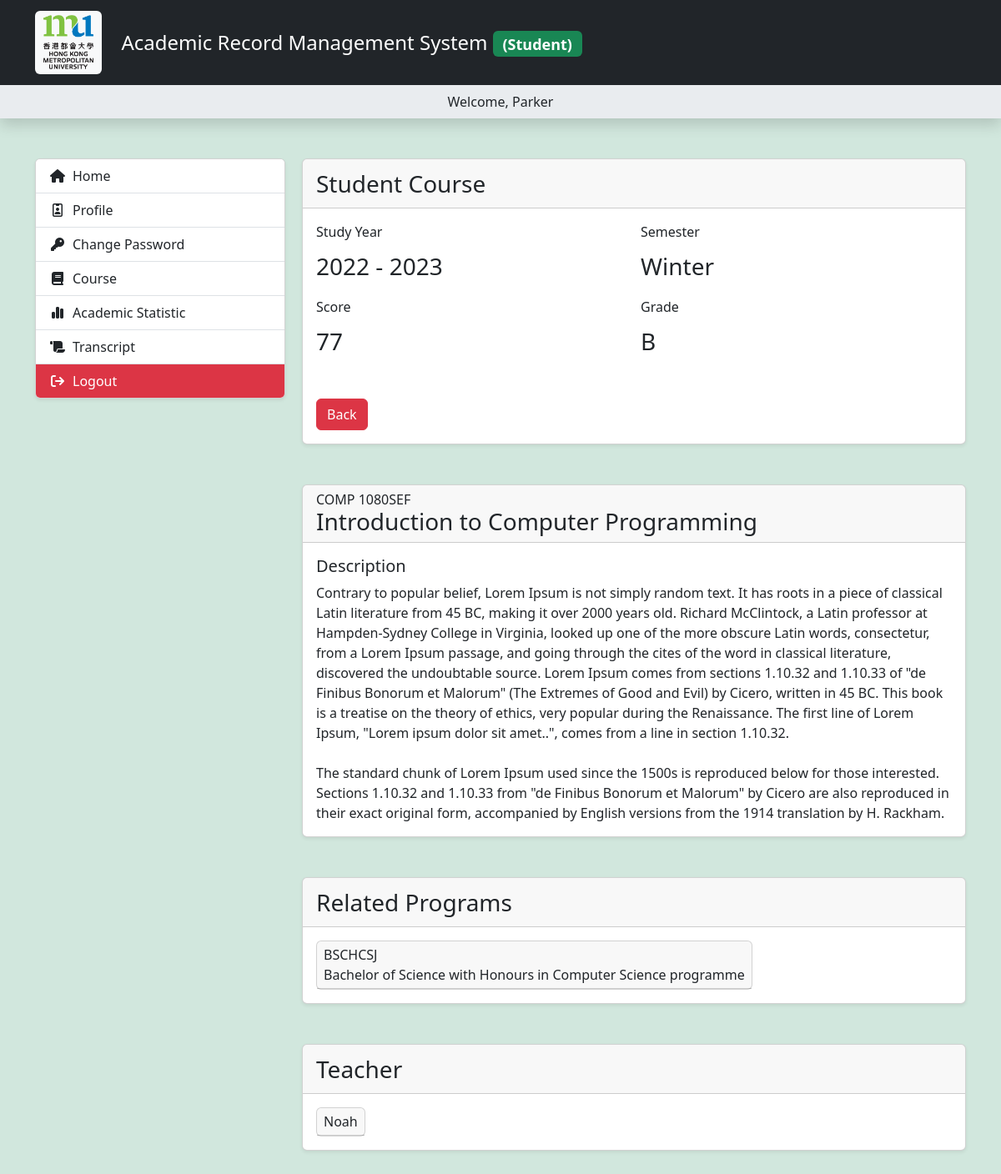
/webpage/web/student/course_detail.php?id=1 (signed in), run on the app's committed database.
### tables this page shows
CREATE TABLE `student_user` (
  `id` int NOT NULL,
  `student_id` varchar(255) NOT NULL,
  `name` varchar(255) NOT NULL,
  `password` varchar(255) NOT NULL,
  `dob` date DEFAULT NULL,
  `gender` varchar(255) DEFAULT NULL,
  `phone` varchar(255) DEFAULT NULL,
  `email` varchar(255) DEFAULT NULL,
  `is_active` tinyint(1) NOT NULL,
  `is_delete` tinyint(1) NOT NULL
);

CREATE TABLE `course_score` (
  `course_id` int NOT NULL,
  `student_id` int NOT NULL,
  `study_year` year NOT NULL,
  `semester` varchar(255) NOT NULL,
  `score` float DEFAULT NULL,
  `grade` char(20) DEFAULT NULL
);

CREATE TABLE `course` (
  `id` int NOT NULL,
  `code` varchar(255) NOT NULL,
  `name` varchar(255) NOT NULL,
  `description` mediumtext,
  `is_active` tinyint(1) NOT NULL,
  `is_delete` tinyint(1) NOT NULL
);

CREATE TABLE `program` (
  `id` int NOT NULL,
  `code` varchar(255) NOT NULL,
  `name` varchar(255) NOT NULL,
  `description` mediumtext,
  `is_active` tinyint(1) NOT NULL,
  `is_delete` tinyint(1) NOT NULL
);

CREATE TABLE `teacher_user` (
  `id` int NOT NULL,
  `login_id` varchar(255) NOT NULL,
  `name` varchar(255) NOT NULL,
  `password` varchar(255) NOT NULL,
  `role` varchar(20) NOT NULL,
  `dob` date DEFAULT NULL,
  `gender` varchar(255) DEFAULT NULL,
  `phone` varchar(255) DEFAULT NULL,
  `email` varchar(255) DEFAULT NULL,
  `is_active` tinyint(1) NOT NULL,
  `is_delete` tinyint(1) NOT NULL
);

### webpage/class/LoginSession.php (called while the page is built, shortened)
<?php
abstract class LoginSession {
    function getSessionGroupName(): String {
        return 'score_website';
    }
    function getSessionUserInfo(){
        if(isset($_SESSION[$this->getSessionGroupName()][$this->getSessionTypeName()]['user_id'])){
            $conn = connectDB();
            $sth = $this->getInfoPrepare($conn);
            $result = $sth->fetchAll(PDO::FETCH_ASSOC);
            return $result[0];
        }
    }
}

### webpage/class/LoginSessionStudent.php (called while the page is built, shortened)
<?php
include_once 'LoginSession.php';
class LoginSessionStudent extends LoginSession {
    function getSessionTypeName(): String {
        return 'student_session';
    }
    function getInfoPrepare($conn) {
        $sql = "SELECT * FROM student_user WHERE is_delete = 0 AND id = :user_id";
        $query = array(
            ':user_id' => $_SESSION[$this->getSessionGroupName()][$this->getSessionTypeName()]['user_id'],
        );
        $sth = $conn->prepare($sql);
        $sth->execute($query);
        return $sth;
    }
}

### webpage/include/sessionFunc.php (called while the page is built, shortened)
<?php
    function getSessionUserInfo(){
        global $loginSession;
        return $loginSession->getSessionUserInfo();
    }

### webpage/web/student/template/preload.php (called while the page is built, shortened)
<?php
    include_once PATH_CLASS . 'GenUserInfo.php';
    include_once PATH_CLASS . 'LoginSessionStudent.php';
    include_once PATH_INCLUDE . "var.inc.php";
    include_once PATH_INCLUDE . "sessionFunc.php";
    include_once PATH_INCLUDE . "func.php";
    $userInfo = getSessionUserInfo();

### webpage/include/var.inc.php (called while the page is built, shortened)
<?php
$_STUDY_YEAR = [];
for($i = 1970; $i < 2970; $i++) {
    $_STUDY_YEAR[$i] = $i . ' - ' . ($i+1);
}

### webpage/include/func.php (called while the page is built, shortened)
    <?php endif;
function get_study_year_name($year) {
    global $_STUDY_YEAR;
    return ($_STUDY_YEAR[$year]!='')?$_STUDY_YEAR[$year]:$year;
}

### webpage/web/student/course_detail.php (the view, shortened to what this page needs)
<?php
    include_once __DIR__ . '/template/preload.php';
    $page_name = 'course';
    $conn = connectDB();
    $record_id = trim($_GET['id']);
    $sql = "SELECT a.*, c.study_year, c.semester, c.score, c.grade
            FROM `course` a
            INNER JOIN `student_course_relation` b
                ON a.id = b.course_id
            LEFT JOIN `course_score` c
                ON c.student_id = b.student_id
                    AND c.course_id = b.course_id
            WHERE b.student_id = :student_id
                AND a.is_delete = 0
                AND c.course_id = :course_id";
    $query = array(':student_id' => $loginSession->getSessionUserId(), ':course_id' => $record_id);
    $sth = $conn->prepare($sql);
    $sth->execute($query);
    $data = $sth->fetchAll(PDO::FETCH_ASSOC);
    $recordObj = $data[0];
    $genTeacher = new GenCourseInfo();
    $genTeacher->setTargetId($record_id);
    $sql = "SELECT a.*
            FROM `teacher_user` a
            INNER JOIN `teacher_course_relation` b
                ON a.id = b.teacher_id
            WHERE a.is_delete = 0
                AND b.course_id = :course_id";
    $query = array(':course_id' => $record_id);
    $sth = $conn->prepare($sql);
    $sth->execute($query);
    $data = $sth->fetchAll(PDO::FETCH_ASSOC);
    $sql = "SELECT a.*
            FROM `program` a
            INNER JOIN `program_course_relation` b
                ON a.id = b.program_id
            WHERE b.course_id = :course_id
                AND a.is_delete = 0";
    $query = array(':course_id' => $recordObj['id']);
    $sth = $conn->prepare($sql);
    $sth->execute($query);
    $data = $sth->fetchAll(PDO::FETCH_ASSOC);
    include_once PATH_TEMPLATE . 'header.php';
?>
<div class="card shadow-sm">
    <div class="card-header">
        <div class="mb-0 fs-3">Student Course</div>
    </div>
    <div class="card-body">
        <div class="row g-3">
            <div class="col-12 col-md-6">
                <label class="form-label">Study Year</label>
                <div class="fs-3"><?= get_study_year_name($recordObj['study_year']) ?></div>
            </div>
            <div class="col-12 col-md-6">
                <label class="form-label">Semester</label>
                <div class="fs-3"><?= $recordObj['semester'] ?></div>
            </div>
            <div class="col-12 col-md-6">
                <label class="form-label">Score</label>
                <div class="fs-3"><?= $recordObj['score'] ?></div>
            </div>
            <div class="col-12 col-md-6">
                <label class="form-label">Grade</label>
                <div class="fs-3"><?= $recordObj['grade'] ?></div>
            </div>
        </div>
        <div class="pb-5"></div>
        <a href="./<?= $page_name ?>_list.php" class="btn btn-danger">Back</a>
    </div>
</div>
<div class="pb-5"></div>
<?= $genTeacher->genHtml(); ?>
<?php
    include_once PATH_TEMPLATE . 'footer.php';
?>

### webpage/web/student/template/header.php (shortened to what this page needs)
<!DOCTYPE html>
<html lang="en">
    <head>
        <link href="<?= URL_LIBS ?>bootstrap/css/bootstrap.min.css" rel="stylesheet">
        <link href="<?= URL_LIBS ?>select2/select2.min.css" rel="stylesheet">
        <link href="<?= URL_LIBS ?>fontawesome-free-6.7.2-web/css/all.min.css" rel="stylesheet">
        <link href="<?= URL_CSS ?>main.css?t=<?= time() ?>" rel="stylesheet">
    </head>
    <body class="bg-success-subtle">
    <?php if(CURR_PAGE != "login") { ?>
        <header class="bg-dark shadow">
            <nav class="container">
                <div class="navbar">
                    <div class="container-fluid px-0">
                        <span class="navbar-brand mb-0">
                            <div class="header-logo">
                                <span class="badge text-bg-light"><img src="<?= URL_IMG ?>HKMU__LOGO.png" alt=""></span>
                                <div class="fs-4 text-white"><?= WEBSITE_NAME ?> <span class="badge text-bg-success">(Student)</span></div>
                            </div>
                        </span>
                    </div>
                </div>
            </nav>
            <div class="bg-body-secondary">
                <div class="container pt-2 pb-2">
                    <div class="text-center">Welcome, <?= $userInfo['name'] ?></div>
                </div>
            </div>
        </header>
        <div class="container my-5">
            <div class="sidebar-container">
                <div class="sidebar-menu">
                    <div class="card shadow-sm">
                        <ul class="list-group list-group-flush">
                            <a class="list-group-item list-group-item-action" href="./welcome.php"><div class="menu-icon"><i class="fa-solid fa-house"></i> Home</div></a>
                            <a class="list-group-item list-group-item-action" href="./profile.php"><div class="menu-icon"><i class="fa-regular fa-id-badge"></i> Profile</div></a>
                            <a class="list-group-item list-group-item-action" href="./change_password_form.php"><div class="menu-icon"><i class="fa-solid fa-key"></i> Change Password</div></a>
                            <a class="list-group-item list-group-item-action" href="./course_list.php"><div class="menu-icon"><i class="fa-solid fa-book"></i> Course</div></a>
                            <a class="list-group-item list-group-item-action" href="./transcript_dashboard.php"><div class="menu-icon"><i class="fa-solid fa-chart-simple"></i> Academic Statistic</div></a>
                            <a class="list-group-item list-group-item-action" href="./transcript_export.php" target="_blank"><div class="menu-icon"><i class="fa-solid fa-scroll"></i> Transcript</div></a>
                            <a class="list-group-item list-group-item-action bg-danger text-white" href="./logout.php"><div class="menu-icon"><i class="fa-solid fa-arrow-right-from-bracket"></i> Logout</div></a>
                        </ul>
                    </div>
                </div>
                <div class="sidebar-page">
    <?php } ?>

### webpage/class/GenUserInfo.php (shortened to what this page needs)
<?php
abstract class GenUserInfo {
    function setTargetId($targetId){
        $this->targetId = $targetId;
    }
}
class GenCourseInfo extends GenUserInfo {
    function getData(): array {
        $conn = connectDB();
        $sql = "SELECT * FROM course WHERE is_delete = 0 AND id = :id";
        $query = array(':id' => $this->targetId);
        $sth = $conn->prepare($sql);
        $sth->execute($query);
        $data = $sth->fetchAll(PDO::FETCH_ASSOC);
        $recordObj = $data[0];
        return $recordObj;
    }
    function getProgram(): array {
        $conn = connectDB();
        $sql = "SELECT a.*
                FROM `program` a
                INNER JOIN `program_course_relation` b
                    ON a.id = b.program_id
                WHERE b.course_id = :course_id
                    AND a.is_delete = 0";
        $query = array(':course_id' => $this->targetId);
        $sth = $conn->prepare($sql);
        $sth->execute($query);
        $data = $sth->fetchAll(PDO::FETCH_ASSOC);
        $recordObj = $data;
        return $recordObj;
    }
    function getTeacher(): array {
        $conn = connectDB();
        $sql = "SELECT a.*
                FROM `teacher_user` a
                INNER JOIN `teacher_course_relation` b
                    ON a.id = b.teacher_id
                WHERE a.is_delete = 0
                    AND b.course_id = :course_id";
        $query = array(':course_id' => $this->targetId);
        $sth = $conn->prepare($sql);
        $sth->execute($query);
        $data = $sth->fetchAll(PDO::FETCH_ASSOC);
        $recordObj = $data;
        return $recordObj;
    }
    function genHtml(): String {
        $userInfo = $this->getData();
        $program_list = $this->getProgram();
        $teacher_list = $this->getTeacher();
        $html = '';
        $html .= '
        <div class="card shadow-sm">
            <div class="card-header">
                <h6 class="mb-0">'.$userInfo['code'].'</h6>
                <h2 class="mb-0 fs-3">'.$userInfo['name'].'</h2>
            </div>
            <div class="card-body">
                <h5>Description</h5>
                <div>'.(($userInfo['description']!='')?nl2br($userInfo['description']):'-').'</div>
            </div>
        </div>
        <div class="pb-5"></div>
        <div class="card shadow-sm">
            <div class="card-header">
                <div class="mb-0 fs-3">Related Programs</div>
            </div>
            <div class="card-body">
                <div class="row g-1">
        ';
                    foreach($program_list as $i => $v) {
        $html .= '
                    <div class="col-auto"><a class="card link-underline link-underline-opacity-0" href="program_info.php?id='.$v['id'].'" target="_blank"><div class="card-header px-2 py-1">'.$v['code'].'<br/>'.$v['name'].'</div></a></div>
        ';
                    }
        $html .= '
                </div>
            </div>
        </div>
        <div class="pb-5"></div>
        <div class="card shadow-sm">
            <div class="card-header">
                <div class="mb-0 fs-3">Teacher</div>
            </div>
            <div class="card-body">
                <div class="row g-1">
        ';
                    foreach($teacher_list as $i => $v) {
        $html .= '
                    <div class="col-auto"><a class="card link-underline link-underline-opacity-0" href="teacher_info.php?id='.$v['id'].'" target="_blank"><div class="card-header px-2 py-1">'.$v['name'].'</div></a></div>
        ';
                    }
        $html .= '
                </div>
            </div>
        </div>
        ';
        return $html;
    }
}

### webpage/css/main.css (style rules this page uses)
.header-logo { display: flex; align-items: center; gap: 24px; }
.header-logo img { width: 60px; }
.menu-icon { position: relative; padding-left: 28px; }
.menu-icon>i { position: absolute; left: 0; width: 20px; height: 100%; display: flex; justify-content: center; align-items: center; }
@media screen and (min-width: 992px) { .sidebar-container { display: flex; gap: 20px; } }
@media screen and (min-width: 992px) { .sidebar-menu { width: 250px; } }
@media screen and (min-width: 992px) { .sidebar-page { width: calc(100% - 250px - 20px); } }
@media screen and (min-width: 1200px) { .sidebar-menu { width: 300px; } }
@media screen and (min-width: 1200px) { .sidebar-page { width: calc(100% - 300px - 20px); } }
.navbar-brand { max-width: calc(100% - 65px) !important; white-space: unset !important; }

### data on the page
student_user: name "Parker"
course_score: study_year "2022 - 2023", semester "Winter", score "77", grade "B"
course: code "COMP 1080SEF", name "Introduction to Computer Programming", description "Contrary to popular belief, Lorem Ipsum is not simply random text. It has roots in a piece of classical Latin literature from 45 BC, making it over 2000 years old. Richard McClintock, a Latin professor at Hampden-Sydney College in Virginia, looked up one of the more obscure Latin words, consectetur, from a Lorem Ipsum passage, and going through the cites of the word in classical literature, discovered the undoubtable source. Lorem Ipsum comes from sections 1.10.32 and 1.10.33 of \"de Finibus Bonorum et Malorum\" (The Extremes of Good and Evil) by Cicero, written in 45 BC. This book is a treatise on the theory of ethics, very popular during the Renaissance. The first line of Lorem Ipsum,…"
program: code "BSCHCSJ", name "Bachelor of Science with Honours in Computer Science programme"
teacher_user: name "Noah"

### other printed values
WEBSITE_NAME "Academic Record Management System"
